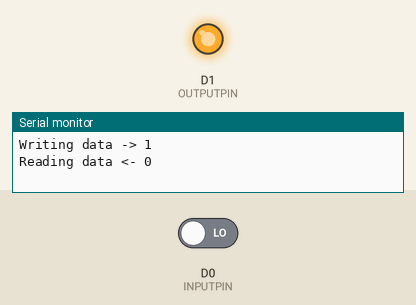
A sketch run on a simulated ESP8266 (NodeMCU). On the bench: output pins drawn as LEDs (lit = HIGH), the last lines printed to the serial monitor. The inputs (shaded band) are chosen by the test bench; at power-on: D0 (INPUTPIN) LOW.

Above: at 1.0 s.
At 3.0 s:
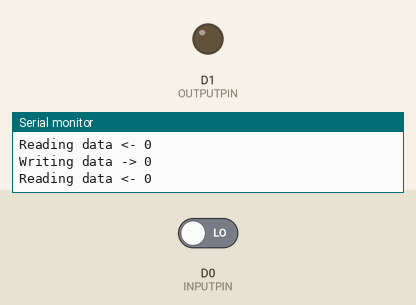
Timing chart, 0 to 5.2 s (numbered marks = the images above):
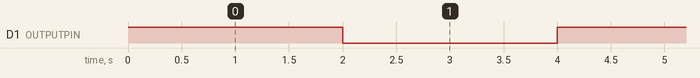

The sketch:

code.ino
```cpp
/* This program demonstrates the usage of Digital IO operations
 *
 * Hardware Component :
 *      ESP8266
 *
 * Circuit info:
 *      D0 and D1 of ESP8266 module connected in a loop
 *
 * Author : IEEE Projects Bengaluru
 *
 * Contact us:
 *     Website: https://ieeeprojectsbengaluru.godaddysites.com/
 *     Youtube Channel: https://www.youtube.com/channel/UCKEkm5M_eVhb_NLZtv-M8MA
 *
 */


const int INPUTPIN = D0;
const int OUTPUTPIN = D1;

void setup()
{
  // Configure input pin to INPUT mode
  pinMode(INPUTPIN,INPUT);

  // Configure output pin to OUTPUT mode
  pinMode(OUTPUTPIN, OUTPUT);

  // Configure serial
  Serial.begin(9600);
  Serial.flush();
}

void loop()
{
   // Write HIGH value and read
  digitalWrite(OUTPUTPIN,HIGH);
  Serial.println("Writing data -> 1");
  Serial.print("Reading data <- ");
  Serial.println(digitalRead(INPUTPIN));

  delay(2000);

  // Write LOW value and read
  digitalWrite(OUTPUTPIN,LOW);
  Serial.println("Writing data -> 0");
  Serial.print("Reading data <- ");
  Serial.println(digitalRead(INPUTPIN));

  delay(2000);

}
```

Measured:
- by itself, D1 (OUTPUTPIN): alternates HIGH for 2.0 s and LOW for 2.0 s
